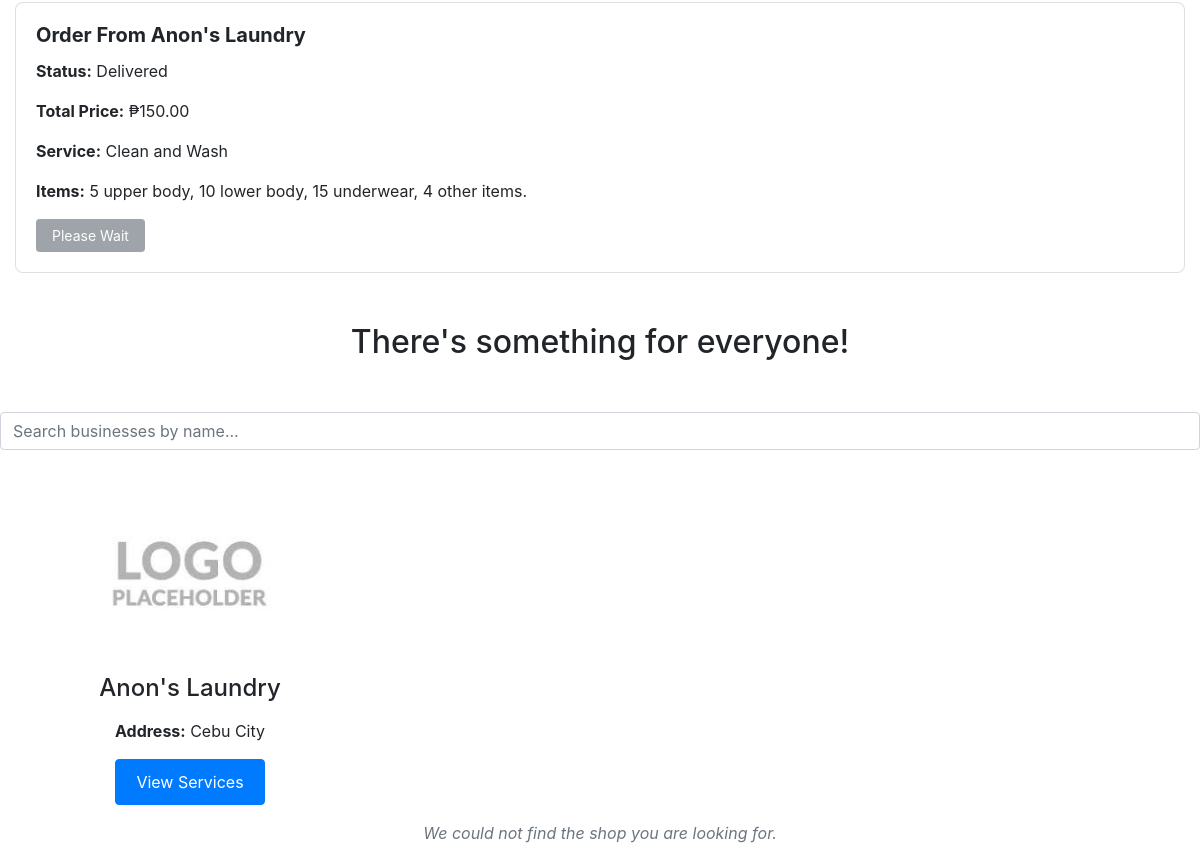
Page /users/main (signed in, lower part) on the earlier database version.
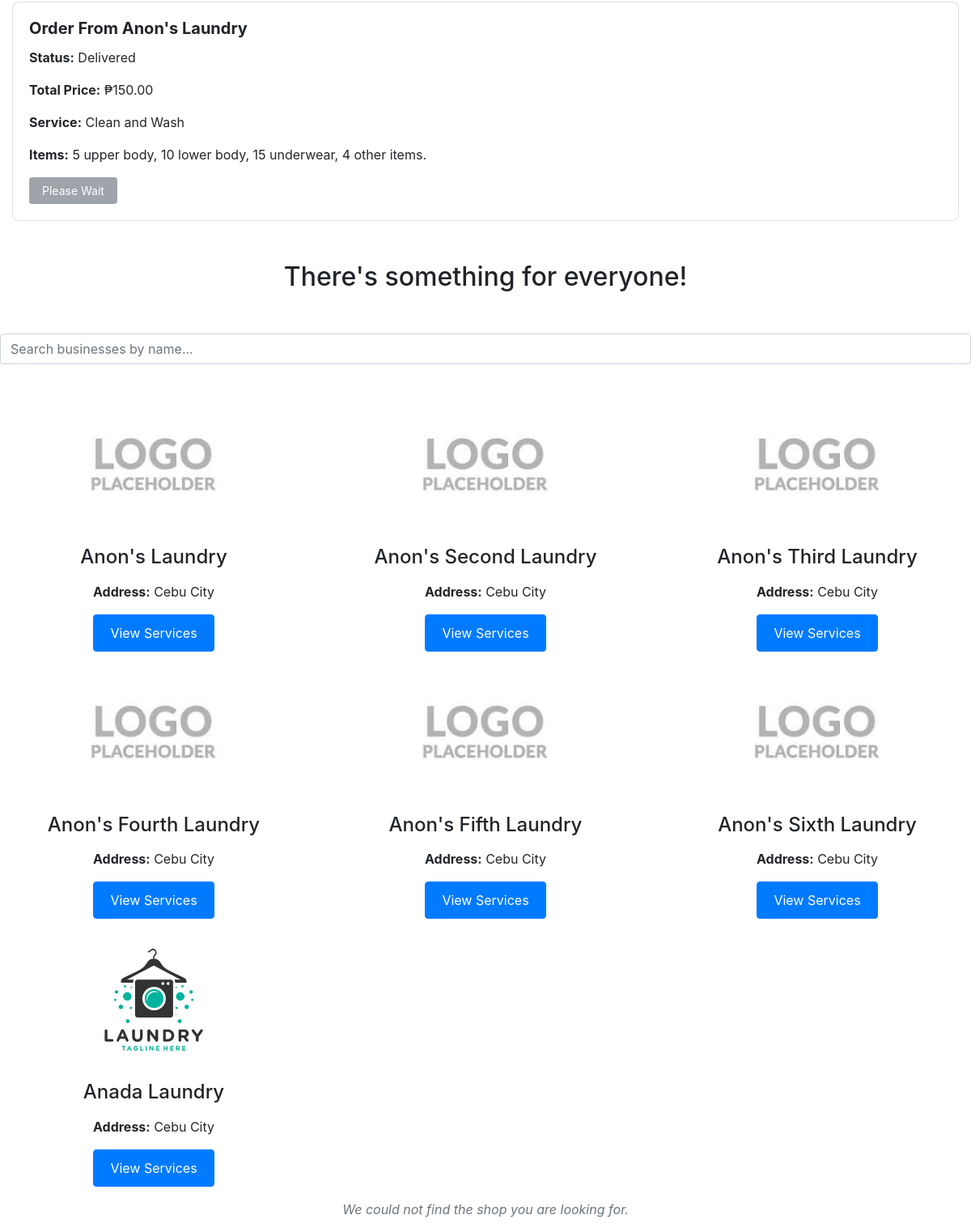
Same page on the later database version.
### users/models.py (models this page shows, shortened)
class Order(models.Model):
    STATUS_CHOICES = [
        ('looking_for_driver', 'Looking for Driver'),
        ('driver_on_the_way_to_pickup', 'Driver on the way to pickup'),
        ('driver_on_the_way_to_laundry', 'Driver on the way to laundry'),
        ('laundry_received', 'Laundry received'),
        ('laundry_cleaning', 'Laundry cleaning'),
        ('driver_on_the_way_to_customer', 'Driver on the way to customer'),
        ('delivered', 'Delivered'),
        ('finished', 'Finished'),
    ]
    user = models.ForeignKey(User, on_delete=models.CASCADE, null=False)
    phone_number = models.CharField(max_length=30, null=True)
    ordered_from_business = models.ForeignKey(Business, on_delete=models.CASCADE, null=False)
    service = models.ForeignKey(Service, on_delete=models.CASCADE, null=False)
    driver = models.ForeignKey(Driver, on_delete=models.CASCADE, null=True)
    upper_body_clothes = models.IntegerField(default=0)
    lower_body_clothes = models.IntegerField(default=0)
    underwear = models.IntegerField(default=0)
    other_stuff = models.IntegerField(default=0)
    order_date = models.DateTimeField(auto_now_add=True)
    total_price = models.DecimalField(max_digits=10, decimal_places=2, default=0.00)
    created_at = models.DateTimeField(default=timezone.now)
    status = models.CharField(max_length=50, choices=STATUS_CHOICES, default='looking_for_driver')

class Business(models.Model):
    business_owner = models.ForeignKey(BusinessOwner, on_delete=models.CASCADE, related_name='business_owner')
    business_name = models.CharField(max_length=100)
    business_address = models.TextField()
    logo = models.ImageField(upload_to='logos/', blank=True, null=True)

class Service(models.Model):
    business = models.ForeignKey(Business, on_delete=models.CASCADE, related_name="service_business")
    service_name = models.CharField(max_length=100)
    description = models.CharField(max_length=200)
    light_tendency_price = models.FloatField(default=0)
    light_tendency_minimum = models.FloatField(default=0)
    light_tendency_maximum = models.FloatField(default=0)
    medium_tendency_price = models.FloatField(default=0)
    medium_tendency_minimum = models.FloatField(default=0)
    medium_tendency_maximum = models.FloatField(default=0)
    heavy_tendency_price = models.FloatField(default=0)
    heavy_tendency_minimum = models.FloatField(default=0)
    heavy_tendency_maximum = models.FloatField(default=0)

### users/views.py (the view)
# urls.py: path('main',views.home, name = 'main'),
def home(request):
    businesses = Business.objects.all()  # Adjust the query if needed, e.g., filter based on owner or other criteria
    user_orders = Order.objects.filter(user=request.user).exclude(status='finished').order_by('-order_date')
    return render(request, 'users/home.html', {'businesses': businesses, 'orders': user_orders})

### users/templates/users/home.html (shortened to what this page needs)
{% extends 'users/baseCustomer.html' %}
{% load static %}
{% block content %}
    <div class="container mt-4">
        {% if orders %}
        {% for order in orders %}
            <div class="card mb-3">
                <div class="card-body">
                    <h5 class="card-title">Order From {{ order.ordered_from_business.business_name }}</h5>
                    <p><strong>Status:</strong> {{ order.get_status_display }}</p>
                    <p><strong>Total Price:</strong> ₱{{ order.total_price }}</p>
                    <p><strong>Service:</strong> {{ order.service.service_name }}</p>
                    <p><strong>Items:</strong>
                        {{ order.upper_body_clothes }} upper body,
                        {{ order.lower_body_clothes }} lower body,
                        {{ order.underwear }} underwear,
                        {{ order.other_stuff }} other items.
                    </p>
                    {% if order.status != 'finished' and order.status != 'looking_for_driver' and order.status != 'driver_on_the_way_to_laundry' and order.status != 'laundry_received' and order.status != 'laundry_cleaning' and order.status != 'delivered' and order.status != 'driver_on_the_way_to_customer'%}
                        <a href="{% url 'users:update_order_status' order.id %}" class="btn btn-info btn-sm">Driver has received my laundry</a>
                    {% elif order.status == 'driver_on_the_way_to_customer'%}
                        <a href="{% url 'users:update_order_status' order.id %}" class="btn btn-info btn-sm">Order Received</a>
                    {% else %}
                        <button class="btn btn-secondary btn-sm" disabled>Please Wait</button>
                    {% endif %}
                </div>
            </div>
        {% endfor %}
    {% else %}
        <p>You don't have any active orders.</p>
    {% endif %}
    </div>
    <h2 class="title">There's something for everyone!</h2>
    <div class="mb-3 d-flex justify-content-center">
        <input type="text" id="businessSearch" class="form-control" placeholder="Search businesses by name...">
    </div>
    <div class="row text-center mt-4" id="businessList">
        {% if businesses %}
            {% for business in businesses %}
                <div class="col-12 col-sm-6 col-md-4 business-item" data-name="{{ business.business_name|lower }}">
                    {% if business.logo %}
                        <img src="/users{{ business.logo.url }}" alt="{{ business.business_name }} Logo" class="laundry-shop-image">
                    {% else %}
                        <img src="{% static 'logos/default-logo.png' %}" alt="Default Logo" class="laundry-shop-image">
                    {% endif %}
                    <h4>{{ business.business_name }}</h4>
                    <p><strong>Address:</strong> {{ business.business_address }}</p>
                    <button type="button" class="btn btn-primary view-services-btn"
                        data-toggle="modal" data-target="#servicesModal"
                        data-business-id="{{ business.id }}"
                        data-business-name="{{ business.business_name }}"
                        data-business-logo="{{ business.logo }}"
                        data-business-address="{{ business.business_address }}">
                        View Services
                    </button>
                </div>
            {% endfor %}
        {% else %}
            <p class="text-muted">No businesses available at the moment.</p>
        {% endif %}
    </div>
    <p id="noResultsMessage" class="text-muted mt-3" style="display: none text-align: center;">We could not find the shop you are looking for.</p>
{% endblock %}

### users/templates/users/baseCustomer.html (shortened to what this page needs)
{% load static %}
<!DOCTYPE html>
<html lang="en">
<head>
    <link rel="stylesheet" href="https://cdn.jsdelivr.net/npm/bootstrap@4.6.2/dist/css/bootstrap.min.css">
    <link rel="stylesheet" type="text/css" href="{% static 'users/css/style.css' %}">
</head>
<body>
    <div>
        {% block content %}{% endblock %}
    </div>
</body>
</html>

### users/static/users/css/style.css (style rules this page uses)
.title { margin: 50px; text-align: center; }
.laundry-shop-image { width: 200px; height: 200px; object-fit: cover; }
.card { border-radius: 8px; overflow: hidden; }
.card-body { padding: 20px; }
.card-title { font-size: 1.25rem; font-weight: bold; }
.btn { padding: 10px 20px; }
.btn-sm { padding: 5px 15px; }
.text-muted { text-align: center; font-style: italic; }
.container { max-width: 1200px; }

Differences in the rows shown:
added Business: logo (placeholder picture), business_name "Anon's Second Laundry", business_address "Cebu City"
added Business: logo (placeholder picture), business_name "Anon's Third Laundry", business_address "Cebu City"
added Business: logo (placeholder picture), business_name "Anon's Fourth Laundry", business_address "Cebu City"
added Business: logo (placeholder picture), business_name "Anon's Fifth Laundry", business_address "Cebu City"
added Business: logo (placeholder picture), business_name "Anon's Sixth Laundry", business_address "Cebu City"
added Business: logo (picture), business_name "Anada Laundry", business_address "Cebu City"
